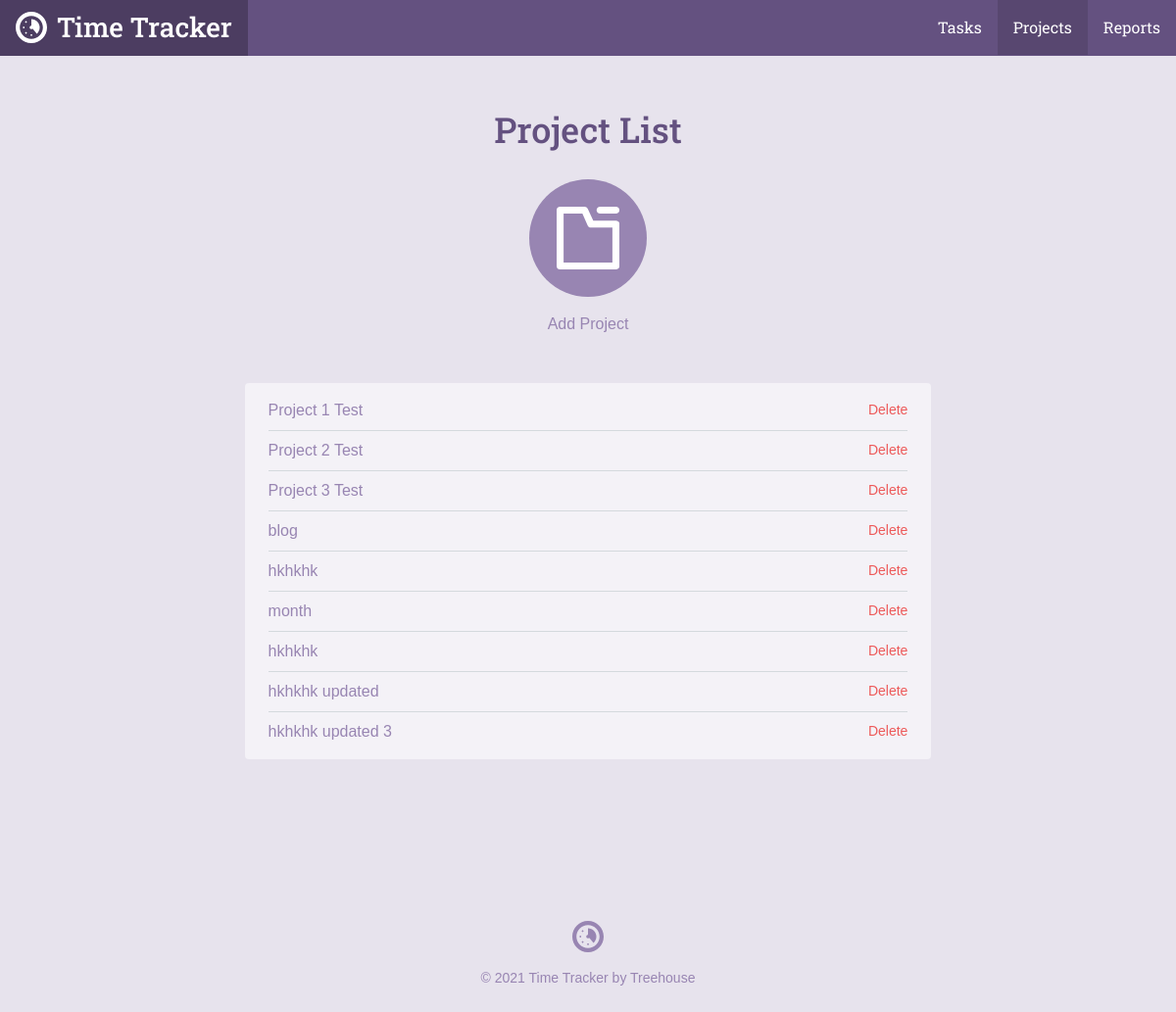
Page /project_list.php on the earlier database version.
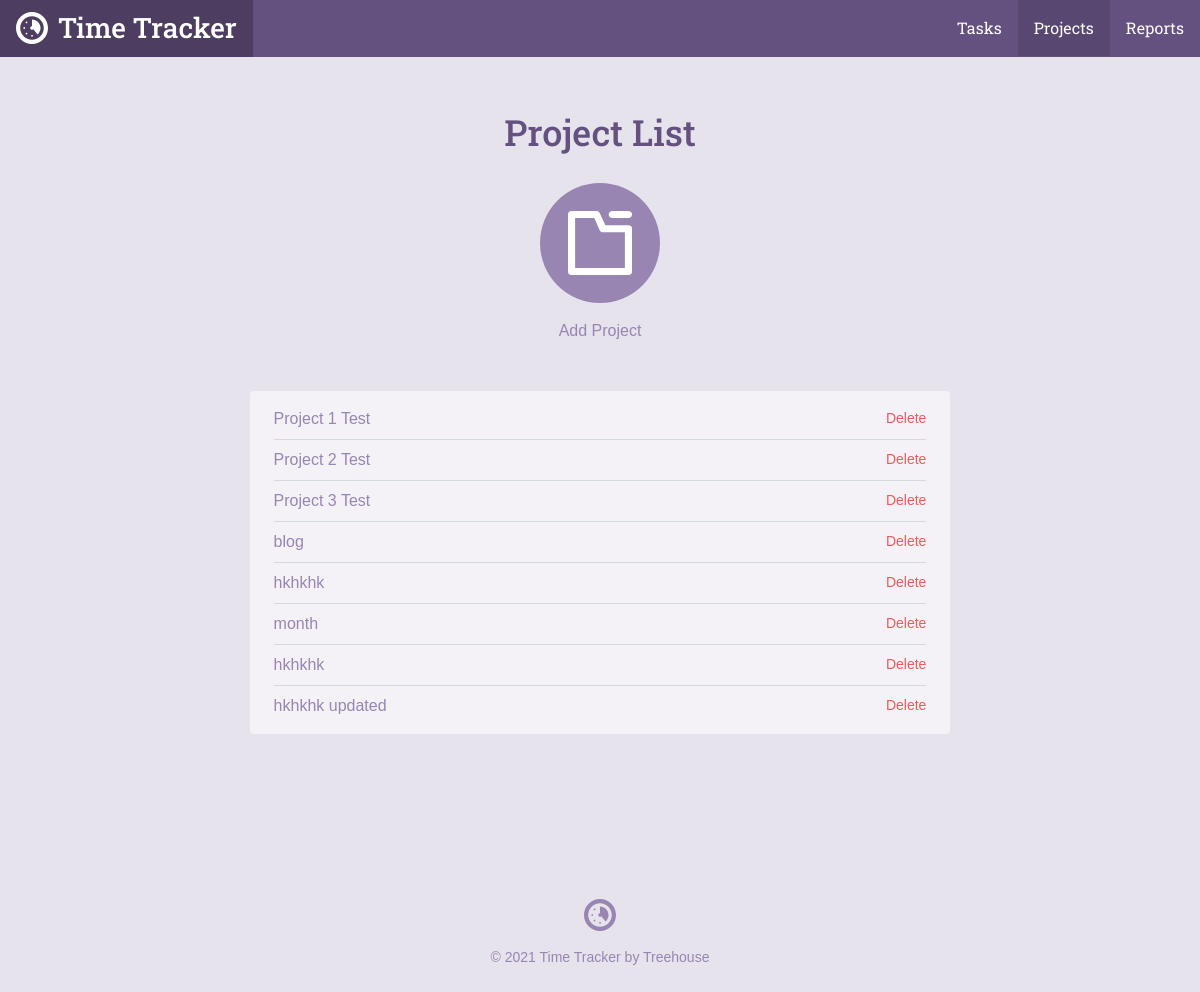
Same page on the later database version.
### tables this page shows
CREATE TABLE `projects` (
	`project_id`	INTEGER PRIMARY KEY AUTOINCREMENT,
	`title`	TEXT NOT NULL,
	`category`	TEXT NOT NULL
);

### inc/functions.php (called while the page is built, shortened)
<?php
function get_project_list() {
  include('connection.php');
  try {
    return $db->query('SELECT project_id, title, category FROM Projects');
  } catch (Exception $e) {
    echo "Error!: " . $e->getMessage() . "</br>";
    return array();
  }
}

### project_list.php (the view, shortened to what this page needs)
<?php
require 'inc/functions.php';
include 'inc/header.php';
?>
<div class="section catalog random">
    <div class="col-container page-container">
        <div class="col col-70-md col-60-lg col-center">
            <h1 class="actions-header">Project List</h1>
            <div class="actions-item">
                <a class="actions-link" href="project.php">
                <span class="actions-icon">
                  <svg viewbox="0 0 64 64"><use xlink:href="#project_icon"></use></svg>
                </span>
                Add Project
                </a>
            </div>
            <div class="form-container">
                <ul class="items">
                  <?php
                  foreach (get_project_list() as $item) {
                    echo "<li><a href='project.php?id=" . $item['project_id'] . "'>" . $item['title'] . "</a>";
                    echo "<form method='post' action='project_list.php' onsubmit=\"return confirm('Are you sure you want to delete this project?');\">\n";
                    echo "<input type='submit' class='button--delete' value='Delete' />\n";
                    echo "</form>";
                    echo "</li>";
                  }
                  ?>
                </ul>
            </div>
        </div>
    </div>
</div>
<?php include("inc/footer.php"); ?>

Differences in the rows shown:
removed projects: title "hkhkhk updated 3"
